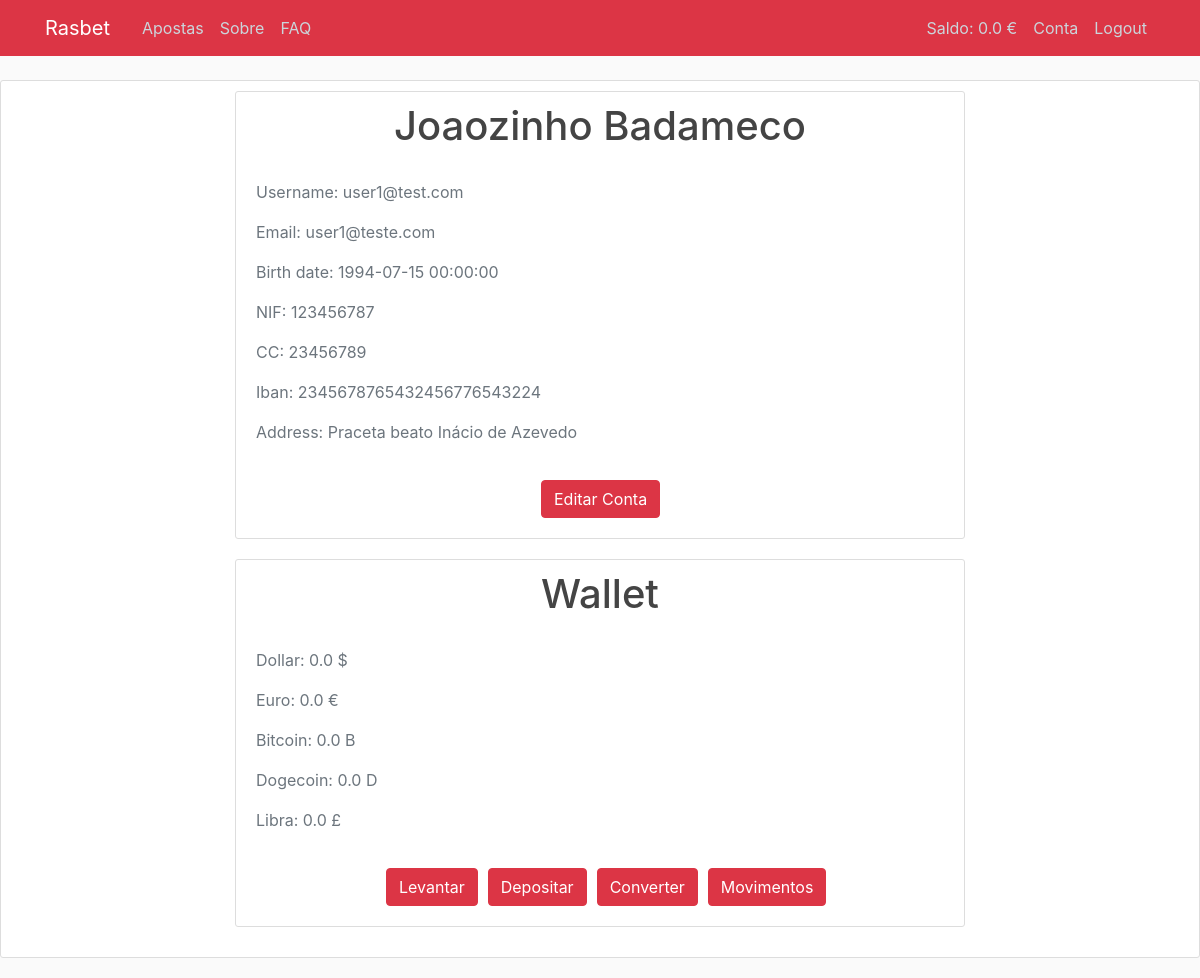
Page /account (signed in) on the committed database.
### rasbet/models.py (models this page shows, shortened)
class User(db.Model, UserMixin):
    id = db.Column(db.Integer, primary_key=True, autoincrement=True)
    username = db.Column(db.String(20), unique=True, nullable=False)
    name = db.Column(db.String(50), nullable=False)
    email = db.Column(db.String(120), unique=True, nullable=False)
    password = db.Column(db.String(60), nullable=False)
    birth_date = db.Column(db.DateTime, nullable = False)
    nif = db.Column(db.String(9), unique = True, nullable = False)
    cc = db.Column(db.String(8), unique = True, nullable = False)
    iban = db.Column(db.String(25), nullable = False)
    address = db.Column(db.String(100), nullable = False)
    phone = db.Column(db.String(15), unique=True, nullable = False)
    role = db.Column(db.String(20), unique = False)
    currency_fav = db.Column(db.Integer, db.ForeignKey('currency.id'), nullable=False)
    wallet = db.relationship("Wallet")
    bets = db.relationship("Bet")

class Currency(db.Model):
    id = db.Column(db.Integer, primary_key = True, autoincrement=True)
    name = db.Column(db.String(20), unique = False, nullable = False)
    symbol = db.Column(db.String(10), unique = True, nullable = False)
    convertion_rate = db.Column(db.Float, nullable = False)
    wallets = db.relationship("Wallet")
    users = db.relationship("User")

### rasbet/routes.py (the view)
@app.route("/account")
@login_required
def account():
    balance = None
    symbol = None
    if current_user.is_authenticated:
        balance = round(Wallet.query.filter_by(user_id=current_user.id,currency_id=current_user.currency_fav).first().balance, 2)
        symbol = Currency.query.filter_by(id=current_user.currency_fav).first().symbol
    balances = {}
    wallets = Wallet.query.filter_by(user_id=current_user.id).all()
    for w in wallets:
        cur = Currency.query.filter_by(id=w.currency_id).first()
        balances[cur.name]= str(round(w.balance, 2)) + " " + cur.symbol
    return render_template('account.html', title='Account', balances=balances, balance=balance, symbol=symbol)

### rasbet/models.py (called while the page is built)
@login_manager.user_loader
def load_user(user_id):
    return User.query.get(int(user_id))

### rasbet/templates/account.html
{% extends "layout.html" %}
{% block content %}
    <div class="col-md-8 mx-auto">
    <div class="content-section">
        <div class="media">
            <div class="media-body">
                <h2 class="account-heading text-center" style=" margin-bottom: 30px">{{ current_user.name }}</h2>
                <p class="text-secondary">Username: {{ current_user.username }}</p>
                <p class="text-secondary">Email: {{ current_user.email }}</p>
                <p class="text-secondary">Birth date: {{ current_user.birth_date }}</p>
                <p class="text-secondary">NIF: {{ current_user.nif }}</p>
                <p class="text-secondary">CC: {{ current_user.cc }}</p>
                <p class="text-secondary">Iban: {{ current_user.iban }}</p>
                <p class="text-secondary">Address: {{ current_user.address }}</p>
            </div>
        </div>
        <div class="row">
            <div class="button text-center" style ="margin-left: 300px;  padding-top: 20px; padding-bottom: 10px">
                <a href="{{ url_for('update') }}"> <button type="button" class="btn btn-danger">Editar Conta</button></a>
            </div>
        </div>
    </div>
    <div class="content-section">
        <div class="media">
            <div class="media-body">
                <h2 class="account-heading text-center" style=" margin-bottom: 30px">Wallet</h2>
                {% for key in balances.keys() %}
                <p class="text-secondary">{{ key }}: {{ balances[key] }}</p>
                {% endfor %}
            </div>
        </div>
    <div class="row" style="padding-top: 20px; margin-left: 120px ">
        <div class="button text-center" style="padding-left: 10px; padding-bottom: 10px">
            <a href="{{ url_for('cashout') }}"> <button type="button" class="btn btn-danger">Levantar</button></a>
        </div>
        <div class="button text-center" style="padding-left: 10px; padding-bottom: 10px">
            <a href="{{ url_for('deposit') }}"><button type="button" class="btn btn-danger" >Depositar</button></a>
        </div>
        <div class="button text-center" style="padding-left: 10px; padding-bottom: 10px">
            <a href="{{ url_for('convert') }}" ><button type="button" class="btn btn-danger" >Converter</button></a>
        </div>
        <div class="button text-center" style="padding-left: 10px; padding-bottom: 10px">
            <a href="{{ url_for('movements') }}"><button type="button" class="btn btn-danger">Movimentos</button></a>
        </div>
    </div>
</div>
</div>
{% endblock %}

### rasbet/templates/layout.html (shortened to what this page needs)
<!DOCTYPE html>
<html lang="en">
  <head>
    <link rel="stylesheet" href="https://stackpath.bootstrapcdn.com/bootstrap/4.3.1/css/bootstrap.min.css">
    <link rel="stylesheet" type="text/css" href="{{ url_for('static',filename='main.css')}}">
  </head>
  <body>
    <header class="site-header">
        <nav class="navbar navbar-expand-md navbar-dark bg-danger fixed-top">
          <div class="container">
            <a class="navbar-brand mr-4" href="/">Rasbet</a>
            <div class="collapse navbar-collapse" id="navbarToggle">
              <div class="navbar-nav mr-auto">
                <a class="nav-item nav-link" href="{{ url_for('bets', sport_id=0, competition_id=-1) }}">Apostas</a>
                <a class="nav-item nav-link" href="{{ url_for('about') }}">Sobre</a>
                <a class="nav-item nav-link" href="{{ url_for('faq') }}">FAQ</a>
              </div>
              <div class="navbar-nav">
                {% if current_user.is_authenticated %}
                <a class="nav-item nav-link">Saldo: {{ balance }} {{ symbol }}</a>
                <a class="nav-item nav-link" href="{{ url_for('account') }}">Conta</a>
                <a class="nav-item nav-link" href="{{ url_for('logout') }}">Logout</a>
                {% else %}
                <a class="nav-item nav-link" href="{{ url_for('login') }}">Login</a>
                <a class="nav-item nav-link" href="{{ url_for('register') }}">Registar</a>
                {% endif %}
              </div>
            </div>
          </div>
        </nav>
    </header>
    <main role="main" class="content-section">
      <div class="container">
      <div class="row">
            {% block content %}{% endblock %}
          </div>
    </div>
    </main>
  </body>
</html>

### rasbet/static/main.css (style rules this page uses)
body { background: #fafafa; color: #333333; margin-top: 5rem; }
h1, h2, h3, h4, h5, h6 { color: #444444; }
.site-header .navbar-nav .nav-link { color: #cbd5db; }
.content-section { background: #ffffff; padding: 10px 20px; border: 1px solid #dddddd; border-radius: 3px; margin-bottom: 20px; }
.account-heading { font-size: 2.5rem; }

### rows in the picture
User: name "Joaozinho Badameco", username "user1@test.com", email "user1@teste.com", birth_date "1994-07-15 00:00:00", nif "123456787", cc "23456789", iban "2345678765432456776543224", address "Praceta beato Inácio de Azevedo"
Currency: name "Dollar", name "0.0 $"
Currency: name "Euro", name "0.0 €"
Currency: name "Bitcoin", name "0.0 B"
Currency: name "Dogecoin", name "0.0 D"
Currency: name "Libra", name "0.0 £"

### other values in the picture
{{ balance }} "0.0"
{{ symbol }} "€"
